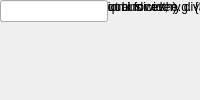
<?xml version="1.0" encoding="UTF-8"?>
<ui version="4.0">
 <class>MainWindow</class>
 <widget class="QMainWindow" name="MainWindow">
  <property name="windowTitle"><string>Munge</string></property>
  <widget class="QWidget" name="centralwidget">
   <!-- NOTE: this is a simplified structural mirror of the generated
        <module>_ui.py, not a full round-trip Designer file. Regenerate
        both from the same spec if you need to edit layout by hand. -->
       <widget class="QLabel" name="label_total_bits">
     <property name="text"><string>Total Bits (input/output bus width)</string></property>
    </widget>
       <widget class="QSpinBox" name="total_bits"/>
       <widget class="QLabel" name="label_divisions">
     <property name="text"><string>Number of Divisions</string></property>
    </widget>
       <widget class="QSpinBox" name="divisions"/>
       <widget class="QLabel" name="label_size_bits">
     <property name="text"><string>Division Size (bits, equal for every division)</string></property>
    </widget>
       <widget class="QSpinBox" name="size_bits"/>
       <widget class="QLabel" name="label_packing_order">
     <property name="text"><string>Packing Order (division indices, e.g. {3,2,1,0})</string></property>
    </widget>
       <widget class="QLineEdit" name="packing_order"/>
  </widget>
 </widget>
 <resources/>
 <connections/>
</ui>
